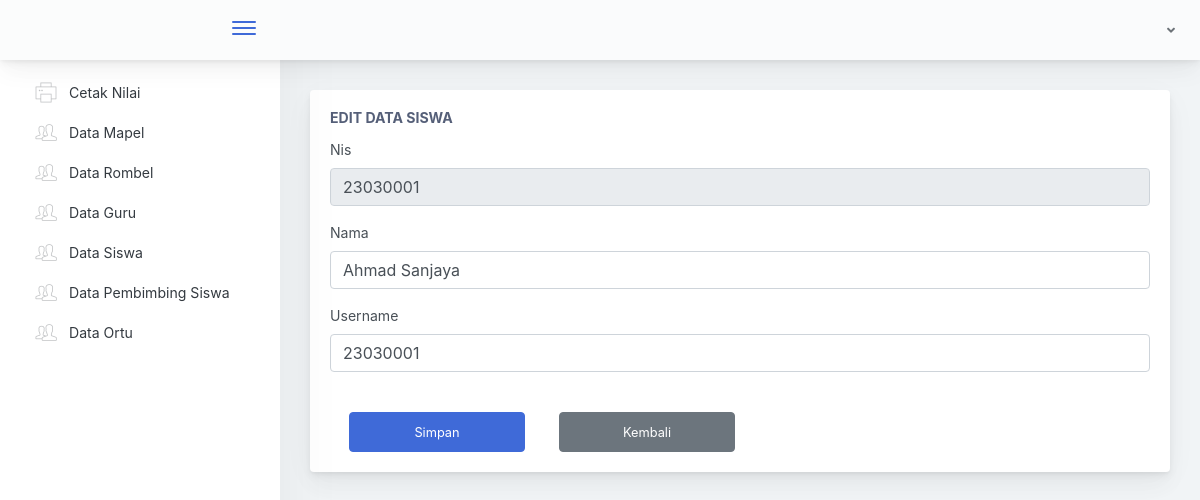
The app's page /Tu/editsiswa/23030001, older data.
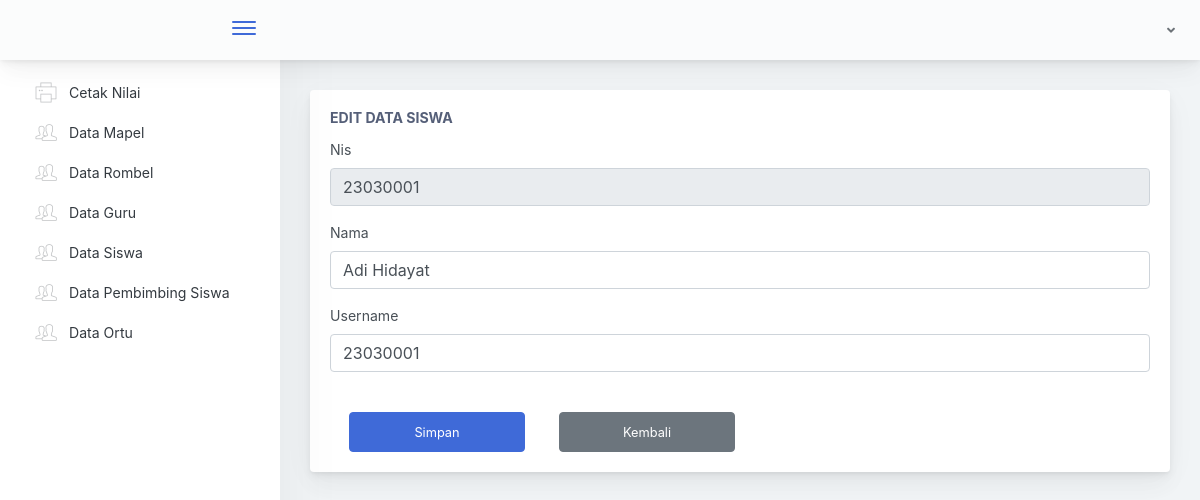
The same page, newer data.
### tables this page shows
CREATE TABLE `tb_siswa` (
  `nis` int NOT NULL,
  `nama` varchar(50) NOT NULL,
  `username` varchar(50) NOT NULL,
  `password` varchar(250) NOT NULL,
  `token` varchar(255) DEFAULT NULL
);

### application/controllers/Tu.php (called while the page is built, shortened)
<?php
class Tu extends CI_Controller {
  public function __construct()
  {
    $this->load->model('M_Nilai');
    $this->load->model('SaveModel');
    $this->load->model('TuModel');
    $this->load->library('form_validation');
  }
public function editsiswa($nis){
  $querySiswaDetail = $this->TuModel->getDataSiswaDetail($nis);
  $DATA = array('querySiswaDetail' => $querySiswaDetail);
  $DATA['rombel'] = $this->M_Nilai->get_data('tb_rombel')->result();
  $this->load->view('tu/editsiswa', $DATA);
}
}

### index.php (called while the page is built, shortened)
<?php
require_once BASEPATH.'core/CodeIgniter.php';

### application/models/TuModel.php (called while the page is built, shortened)
<?php if ( ! defined('BASEPATH')) exit('No direct script access allowed');
class TuModel extends CI_Model {
    function getDataSiswaDetail($nis){
        $this->db->where('nis', $nis);
        $query = $this->db->get('tb_siswa');
        return $query->row();
    }
}

### application/views/tu/editsiswa.php (the view, shortened to what this page needs)
<!doctype html>
<html lang="en">
<head>
</head>
<body>
        <div class="app-main">
                <div class="app-main__outer">
                    <div class="app-main__inner">
                    <div class="row">
                            <div class="col-lg-12">
                                <div class="main-card mb-3 card">
                                    <div class="card-body"><h5 class="card-title">Edit Data Siswa</h5>
                                      <form method="post" action="<?php echo base_url('Tu/fungsieditsiswa')?>">
                                        <div class="form-group">
                                            <label>Nis</label>
                                            <input type="text" class="form-control" maxlength="8" minlength="8" value="<?php echo $querySiswaDetail->nis; ?>" disabled name="nis">
                                        </div>
                                        <div class="form-group">
                                            <label>Nama</label>
                                            <input type="text" class="form-control" value="<?php echo $querySiswaDetail->nama; ?>" name="nama">
                                        </div>
                                        <div class="form-group">
                                            <label>Username</label>
                                            <input type="text" class="form-control" value="<?php echo $querySiswaDetail->username; ?>" name="username">
                                        </div>
                                          <div class="row">
                                          <button type="submit" class="btn btn-primary mt-4" style="height: 40px; width: 11rem; margin-left: 4%;">Simpan</button>
                                          <button type="button" class="btn btn-secondary mt-4" id="back" style="height: 40px; width: 11rem; margin-left: 4%;">Kembali</button>
                                          </div>
                                      </form>
                                    </div>
                                </div>
                            </div>
                        </div>
                    </div>
        </div>
    </div>
<script type="text/javascript" src="<?php echo base_url('assets/scripts/main.js') ?>"></script></body>
</html>

Row changes from the older to the newer data that the page shows:
changed tb_siswa id 23030001: nama "Ahmad Sanjaya" → "Adi Hidayat"
